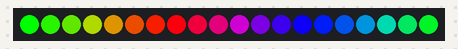
The sketch below on a simulated Arduino Uno, built with avr-gcc and run on an emulated ATmega328P. Parts: 20 RGB LEDs in strip order, left to right.

Above: at 0.15 s.
At 4.96 s:
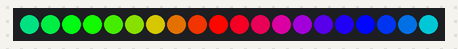
At 10.06 s:
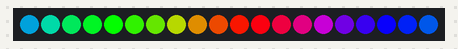
At 19.98 s:
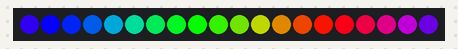
At 28.39 s:
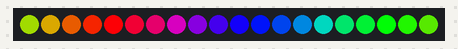
At 39.81 s:
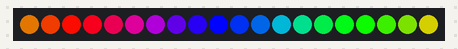

The sketch:

np_mix_color.ino
```cpp
/*
 * ネオピクセルのデモ
 */

#include <Adafruit_NeoPixel.h>

#define PIN 6 // 信号端子のピン番号
#define LED_NUM 20  // LEDの数

// LEDテープの制御IC
// WS2812 -> NEO_KHZ800
// WS2811 -> NEO_KHZ400
Adafruit_NeoPixel ledtape = Adafruit_NeoPixel(LED_NUM, PIN, NEO_GRB + NEO_KHZ800);

void setup() {
  ledtape.begin();
  ledtape.show(); // 一旦全てOFFの状態で反映
}

void loop() {
  uint16_t i, j;

  // 順次色を変化させる
  for(j=0; j<256; j++) {
    // setPixelColor(n, red, green, blue);
    for(i=0; i<ledtape.numPixels(); i++) {
      ledtape.setPixelColor(i, rotateColor((((i) * 256 / ledtape.numPixels()) + j) & 255));
    }
    ledtape.show();
    delay(20);
  }
}

// RGBの色の移り変わり関数
uint32_t rotateColor(byte WheelPos) {
  if(WheelPos < 85) {
    return ledtape.Color(WheelPos * 3, 255 - WheelPos * 3, 0);
  } else if(WheelPos < 170) {
    WheelPos -= 85;
    return ledtape.Color(255 - WheelPos * 3, 0, WheelPos * 3);
  } else {
    WheelPos -= 170;
    return ledtape.Color(0, WheelPos * 3, 255 - WheelPos * 3);
  }
}
```
